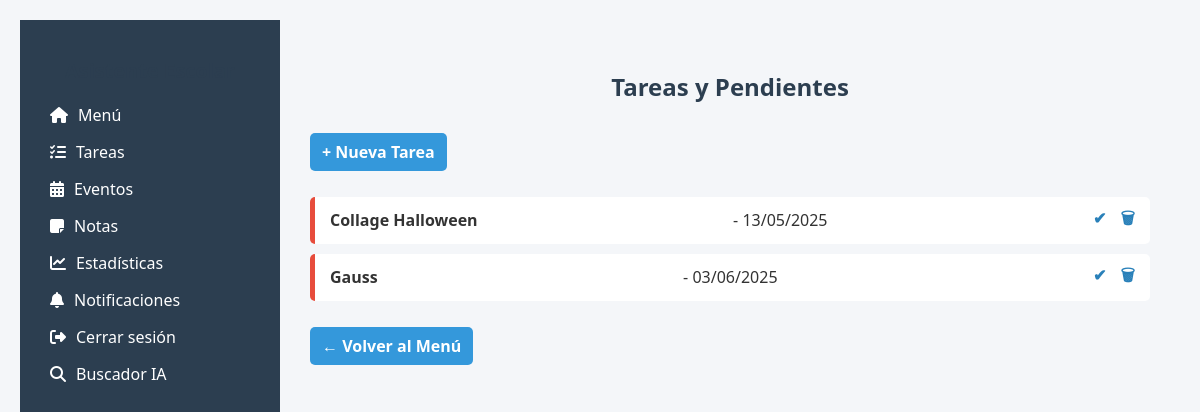
The page /tareas (signed in) on the database its author committed.
### app/models.py (models this page shows)
class Task(db.Model):
    id = db.Column(db.Integer, primary_key=True)
    title = db.Column(db.String(150), nullable=False)
    due_date = db.Column(db.Date, nullable=False)
    completed = db.Column(db.Boolean, default=False)
    user_id = db.Column(db.Integer, db.ForeignKey('user.id'), nullable=False)

### app/routes.py (the view)
@app.route('/tareas')
@login_required
def tareas():
    tareas = Task.query.filter_by(user_id=current_user.id).order_by(Task.due_date).all()
    return render_template('tareas.html', tareas=tareas)

### app/routes.py (called while the page is built)
@login_manager.user_loader
def load_user(user_id):
    return User.query.get(int(user_id))

### app/templates/tareas.html
{% extends "base.html" %}
{% block content %}
<h2>Tareas y Pendientes</h2>
<a class="btn" href="{{ url_for('nueva_tarea') }}">+ Nueva Tarea</a>
<ul class="lista-tareas">
    {% for tarea in tareas %}
        <li class="tarea {{ 'completada' if tarea.completed else 'pendiente' }}">
            <strong>{{ tarea.title }}</strong> - {{ tarea.due_date.strftime('%d/%m/%Y') }}
            <span class="acciones">
                <a href="{{ url_for('completar_tarea', id=tarea.id) }}" title="Marcar/Desmarcar">✔</a>
                <a href="{{ url_for('eliminar_tarea', id=tarea.id) }}" title="Eliminar">🗑</a>
            </span>
        </li>
    {% else %}
        <li>No tienes tareas pendientes.</li>
    {% endfor %}
</ul>
<a class="btn" href="{{ url_for('menu') }}">← Volver al Menú</a>
{% endblock %}

### app/static/styles.css (style rules this page uses)
body { font-family: Arial, sans-serif; background-color: #f6f8fa; color: #333; padding: 20px; }
h1, h2 { text-align: center; color: #2c3e50; }
ul.lista-tareas { list-style: none; padding: 0; }
li.tarea { background: #fff; padding: 10px 15px; margin: 10px 0; border-left: 5px solid #3498db; border-radius: 5px; display: flex; justify-content: space-between; align-items: center; }
li.pendiente { border-left-color: #e74c3c; }
a { text-decoration: none; margin-left: 10px; color: #2980b9; font-weight: bold; }
.acciones { white-space: nowrap; }
.btn { display: inline-block; background-color: #2980b9; color: white; padding: 8px 12px; margin: 10px 0; border-radius: 5px; text-decoration: none; }
body { margin: 0; font-family: 'Segoe UI', sans-serif; background-color: #f4f6f9; }
.btn { background-color: #3498db; color: white; padding: 8px 12px; border-radius: 5px; text-decoration: none; display: inline-block; }
.lista-tareas { list-style: none; padding: 0; }
.tarea { background-color: white; padding: 15px; margin-bottom: 10px; border-left: 5px solid #3498db; border-radius: 5px; display: flex; justify-content: space-between; align-items: center; }

### rows shown on the page
Task: title "Collage Halloween", due_date "13/05/2025"
Task: title "Gauss", due_date "03/06/2025"
